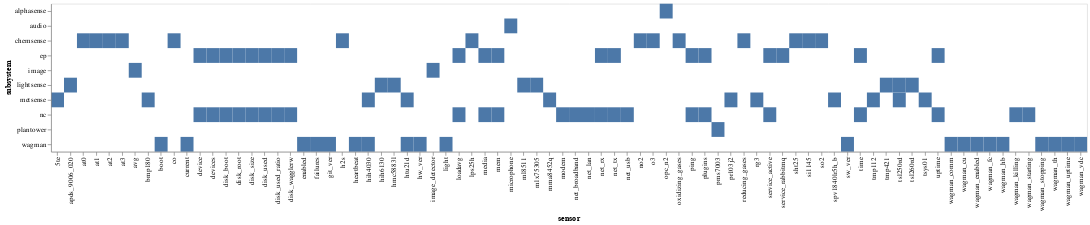

The notebook cell saved with this chart:
### Code cell
alt.Chart(subsystem_sensor_types).mark_rect().encode(
    x='sensor',
    y='subsystem',
    # color='subsystem'
).properties(width=1400) #, height=250

### Figure 1 — Vega-Lite specification as saved in the notebook (floating-point values rounded to 4 significant figures)
{"config": {"view": {"continuousWidth": 400, "continuousHeight": 300}}, "data": {"name": "data-19940f477811bd225ee17185d1040858"}, "mark": "rect", "encoding": {"x": {"type": "nominal", "field": "sensor"}, "y": {"type": "nominal", "field": "subsystem"}}, "width": 1400, "$schema": "https://vega.github.io/schema/vega-lite/v4.8.1.json", "datasets": {"data-19940f477811bd225ee17185d1040858": [{"subsystem": "alphasense", "sensor": "opc_n2"}, {"subsystem": "audio", "sensor": "microphone"}, {"subsystem": "chemsense", "sensor": "at0"}, {"subsystem": "chemsense", "sensor": "at1"}, {"subsystem": "chemsense", "sensor": "at2"}, {"subsystem": "chemsense", "sensor": "at3"}, {"subsystem": "chemsense", "sensor": "co"}, {"subsystem": "chemsense", "sensor": "h2s"}, {"subsystem": "chemsense", "sensor": "lps25h"}, {"subsystem": "chemsense", "sensor": "no2"}, {"subsystem": "chemsense", "sensor": "o3"}, {"subsystem": "chemsense", "sensor": "oxidizing_gases"}, {"subsystem": "chemsense", "sensor": "reducing_gases"}, {"subsystem": "chemsense", "sensor": "sht25"}, {"subsystem": "chemsense", "sensor": "si1145"}, {"subsystem": "chemsense", "sensor": "so2"}, {"subsystem": "ep", "sensor": "device"}, {"subsystem": "ep", "sensor": "devices"}, {"subsystem": "ep", "sensor": "disk_boot"}, {"subsystem": "ep", "sensor": "disk_root"}, {"subsystem": "ep", "sensor": "disk_size"}, {"subsystem": "ep", "sensor": "disk_used"}, {"subsystem": "ep", "sensor": "disk_used_ratio"}, {"subsystem": "ep", "sensor": "disk_wagglerw"}, {"subsystem": "ep", "sensor": "loadavg"}, {"subsystem": "ep", "sensor": "media"}, {"subsystem": "ep", "sensor": "mem"}, {"subsystem": "ep", "sensor": "net_rx"}, {"subsystem": "ep", "sensor": "net_tx"}, {"subsystem": "ep", "sensor": "ping"}, {"subsystem": "ep", "sensor": "plugins"}, {"subsystem": "ep", "sensor": "service_active"}, {"subsystem": "ep", "sensor": "service_rabbitmq"}, {"subsystem": "ep", "sensor": "time"}, {"subsystem": "ep", "sensor": "uptime"}, {"subsystem": "image", "sensor": "avg"}, {"subsystem": "image", "sensor": "image_detector"}, {"subsystem": "lightsense", "sensor": "apds_9006_020"}, {"subsystem": "lightsense", "sensor": "hih6130"}, {"subsystem": "lightsense", "sensor": "hmc5883l"}, {"subsystem": "lightsense", "sensor": "ml8511"}, {"subsystem": "lightsense", "sensor": "mlx75305"}, {"subsystem": "lightsense", "sensor": "tmp421"}, {"subsystem": "lightsense", "sensor": "tsl250rd"}, {"subsystem": "lightsense", "sensor": "tsl260rd"}, {"subsystem": "metsense", "sensor": "5te"}, {"subsystem": "metsense", "sensor": "bmp180"}, {"subsystem": "metsense", "sensor": "hih4030"}, {"subsystem": "metsense", "sensor": "htu21d"}, {"subsystem": "metsense", "sensor": "mma8452q"}, {"subsystem": "metsense", "sensor": "pr103j2"}, {"subsystem": "metsense", "sensor": "rg3"}, {"subsystem": "metsense", "sensor": "spv1840lr5h_b"}, {"subsystem": "metsense", "sensor": "tmp112"}, {"subsystem": "metsense", "sensor": "tsl250rd"}, {"subsystem": "metsense", "sensor": "tsys01"}, {"subsystem": "nc", "sensor": "device"}, {"subsystem": "nc", "sensor": "devices"}, {"subsystem": "nc", "sensor": "disk_boot"}, {"subsystem": "nc", "sensor": "disk_root"}, {"subsystem": "nc", "sensor": "disk_size"}, {"subsystem": "nc", "sensor": "disk_used"}, {"subsystem": "nc", "sensor": "disk_used_ratio"}, {"subsystem": "nc", "sensor": "disk_wagglerw"}, {"subsystem": "nc", "sensor": "loadavg"}, {"subsystem": "nc", "sensor": "media"}, {"subsystem": "nc", "sensor": "mem"}, {"subsystem": "nc", "sensor": "modem"}, {"subsystem": "nc", "sensor": "net_broadband"}, {"subsystem": "nc", "sensor": "net_lan"}, {"subsystem": "nc", "sensor": "net_rx"}, {"subsystem": "nc", "sensor": "net_tx"}, {"subsystem": "nc", "sensor": "net_usb"}, {"subsystem": "nc", "sensor": "ping"}, {"subsystem": "nc", "sensor": "plugins"}, {"subsystem": "nc", "sensor": "service_active"}, {"subsystem": "nc", "sensor": "time"}, {"subsystem": "nc", "sensor": "uptime"}, {"subsystem": "nc", "sensor": "wagman_killing"}, {"subsystem": "nc", "sensor": "wagman_starting"}, {"subsystem": "plantower", "sensor": "pms7003"}, {"subsystem": "wagman", "sensor": "boot"}, {"subsystem": "wagman", "sensor": "current"}, {"subsystem": "wagman", "sensor": "enabled"}, {"subsystem": "wagman", "sensor": "failures"}, {"subsystem": "wagman", "sensor": "git_ver"}, {"subsystem": "wagman", "sensor": "heartbeat"}, {"subsystem": "wagman", "sensor": "hih4030"}, {"subsystem": "wagman", "sensor": "htu21d"}, {"subsystem": "wagman", "sensor": "hw_ver"}, {"subsystem": "wagman", "sensor": "light"}, {"subsystem": "wagman", "sensor": "sw_ver"}, {"subsystem": "wagman", "sensor": "wagman_comm"}, {"subsystem": "wagman", "sensor": "wagman_cu"}, {"subsystem": "wagman", "sensor": "wagman_enabled"}, {"subsystem": "wagman", "sensor": "wagman_fc"}, {"subsystem": "wagman", "sensor": "wagman_hb"}, {"subsystem": "wagman", "sensor": "wagman_stopping"}, {"subsystem": "wagman", "sensor": "wagman_th"}, {"subsystem": "wagman", "sensor": "wagman_uptime"}, {"subsystem": "wagman", "sensor": "wagman_vdc"}]}}
